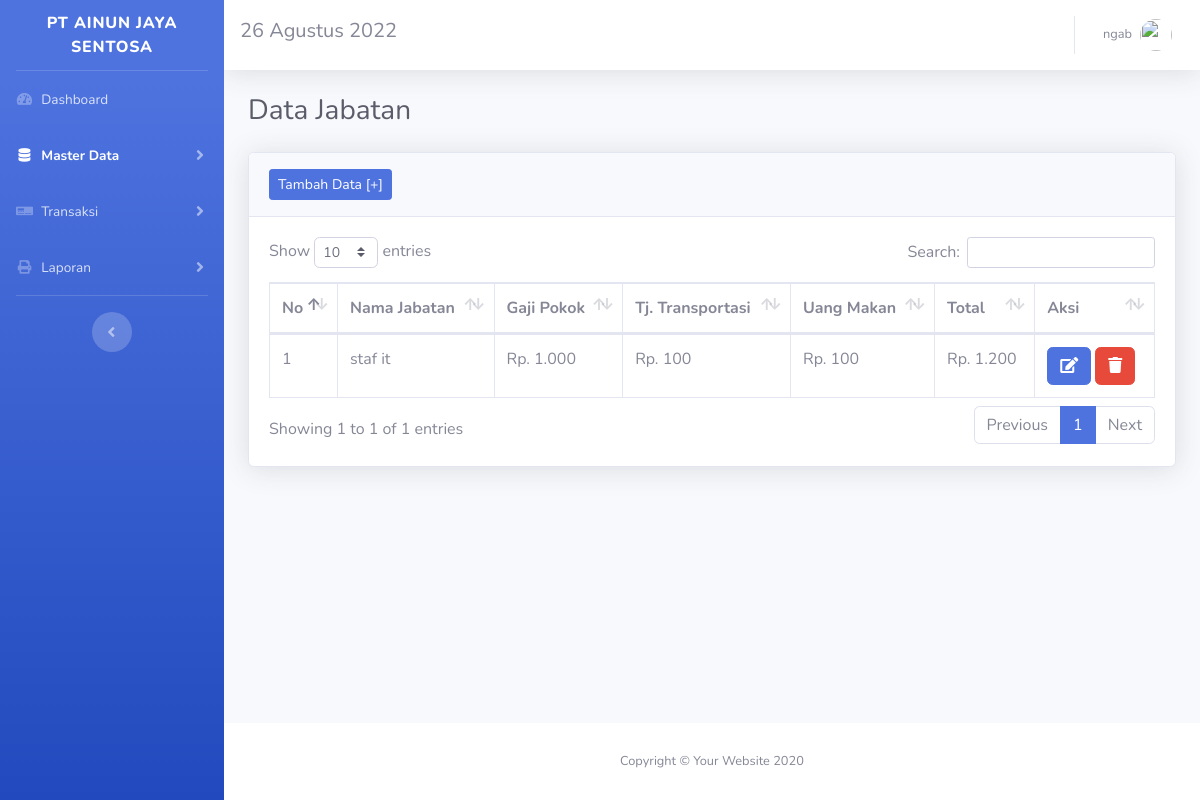
The app's page /dashboard/jabatan (signed in) with its own data.
### tables this page shows
CREATE TABLE `jabatan` (
  `id_jabatan` int(10) UNSIGNED NOT NULL,
  `user_id` int(10) UNSIGNED NOT NULL,
  `nama_jabatan` varchar(120) NOT NULL DEFAULT '',
  `gaji_pokok` varchar(50) NOT NULL DEFAULT '',
  `transport` varchar(50) NOT NULL DEFAULT '',
  `uang_makan` varchar(50) NOT NULL DEFAULT ''
);

### application/controllers/dashboard/JabatanController.php (called while the page is built, shortened)
<?php
class JabatanController extends DashboardMainController
{
    public function index()
    {
        $id = $_SESSION['user']['user_id'];
        $data = $this->jabatan->showWhere(array('user_id' => $id));
        $this->template('dashboard/jabatan/index', 'Data Jabatan', $data);
    }
}

### application/models/jabatan.model.php (called while the page is built, shortened)
<?php
class JabatanModel extends Model
{
    public function __construct()
    {
        $this->_table = "jabatan";
    }
    public function showWhere($array)
    {
        $query = $this->selectWhere($array);
        $data = $this->getResult($query);
        return $data;
    }
}

### library/model.class.php (called while the page is built, shortened)
<?php
class Model
{
    protected $_dbhandle;
    protected $_table;
    public function connect()
    {
        $this->_dbhandle = mysqli_connect(DB_HOST, DB_USER, DB_PASSWORD, DB_NAME);
    }
    public function query($query)
    {
        return mysqli_query($this->_dbhandle, $query);
    }
    public function selectWhere($condition = array(), $orderBy = '', $order = 'ASC', $limit = '')
    {
        $query = "SELECT*FROM " . $this->_table;
        if (is_array($condition)) {
            $query .= " WHERE";
            foreach ($condition as $key => $value) {
                $query .= " $key='$value' AND";
            }
            $query = substr($query, 0, -3);
        }
        return $this->query($query);
    }
}

### application/functions/function_rupiah.php (called while the page is built)
<?php
function format_rupiah($angka)
{
    $hasil = number_format($angka, 0, ',', '.');
    return $hasil;
}

### application/views/dashboard/jabatan/index.view.php (the view)
<div class="card shadow mb-4">
    <div class="card-header py-3">
        <a class="btn btn-sm btn-primary" href="<?= BASE_PATH ?>/dashboard/jabatan/add">Tambah Data [+]</a>
    </div>
    <div class="card-body">
        <div class="table-responsive">
            <table class="table table-bordered" id="dataTable" width="100%" cellspacing="0">
                <thead>
                    <tr>
                        <th width="25">No</th>
                        <th>Nama Jabatan</th>
                        <th>Gaji Pokok</th>
                        <th>Tj. Transportasi</th>
                        <th>Uang Makan</th>
                        <th>Total</th>
                        <th>Aksi</th>
                    </tr>
                </thead>
                <tbody>
                    <?php
                    $no = 1;
                    foreach ($data as $d) {
                    ?>
                        <tr>
                            <td><?= $no ?></td>
                            <td><?= $d['nama_jabatan'] ?></td>
                            <td>Rp. <?= format_rupiah($d['gaji_pokok']) ?></td>
                            <td>Rp. <?= format_rupiah($d['transport']) ?></td>
                            <td>Rp. <?= format_rupiah($d['uang_makan']) ?></td>
                            <td>Rp. <?= format_rupiah($d['gaji_pokok'] + $d['transport'] + $d['uang_makan']) ?></td>
                            <td>
                                <a class="btn btn-primary" href="<?= BASE_PATH ?>/dashboard/jabatan/edit/<?= $d['id_jabatan'] ?>">
                                    <i class="fa fa-edit"></i>
                                </a>
                                <a onclick="return confirm('Data Dihapus?')" class="btn btn-danger" href="<?= BASE_PATH ?>/dashboard/jabatan/delete/<?= $d['id_jabatan'] ?>">
                                    <i class="fa fa-trash"></i>
                                </a>
                            </td>
                        </tr>
                    <?php
                        $no++;
                    }
                    ?>
                </tbody>
            </table>
        </div>
    </div>
</div>

### records on screen
jabatan: nama_jabatan "staf it", gaji_pokok "1.000", transport "100", uang_makan "100", format_rupiah($d['gaji_pokok'] + $d['transport'] + $d['uang_makan']) "1.200"

### other values on screen
$_SESSION['user']['nama_perusahaan'] "PT AINUN JAYA SENTOSA"
$title "Dashboard"
$title "Master Data Transaksi Laporan"
$_SESSION['user']['nama'] "ngab"
$breadcrumb "Data Jabatan"
